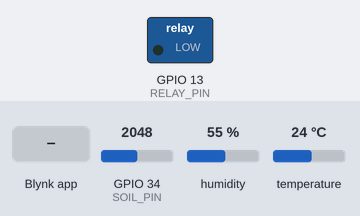
Bench run of a sketch on a simulated ESP32. Parts: switched loads named in the sketch (green lamp = pin HIGH). The inputs (shaded band) are chosen by the test bench; at power-on: GPIO 34 (SOIL_PIN) = 2048, humidity 55 %, temperature 24 °C. WiFi joins after 1.5 s; servers stay silent unless stated; what the sketch prints to the serial monitor is not drawn.

Above: at 3.0 s.
3.1 s: GPIO 34 (SOIL_PIN) set to 2428
9.3 s: GPIO 34 (SOIL_PIN) set to 2551
At 14.9 s:
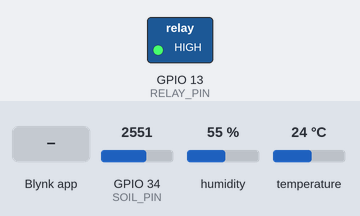
16.8 s: Blynk app writes 0 to V3
At 18.2 s:
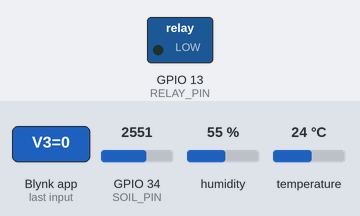
19.8 s: GPIO 34 (SOIL_PIN) set to 2866
Timing chart, 0 to 22.3 s (numbered marks = the images above; inputs shaded):
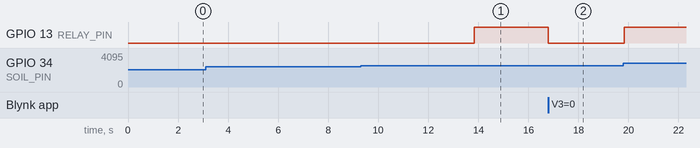

Measured:
- the behaviour switches between 2497 and 2498 on GPIO 34 (SOIL_PIN) (found by bisection; images 0 and 1)
- after the input at 3.1 s, every drawn part: stays the same
- after the input at 9.3 s, GPIO 13 (RELAY_PIN): LOW → HIGH after 4.5 s
- after the input at 16.8 s, GPIO 13 (RELAY_PIN): HIGH → LOW at once

The sketch:

samart.ino
```cpp
#define BLYNK_TEMPLATE_ID "TMPL3-xejFyOH"
#define BLYNK_TEMPLATE_NAME "Smart Irrigation"
#define BLYNK_AUTH_TOKEN "bnkJCgF0Jdjhcx_AQQRh6xcS-8JmesAG"

#include <WiFi.h>
#include <WiFiClient.h>
#include <BlynkSimpleEsp32.h>
#include "DHT.h"

// --- Pin Configuration ---
#define SOIL_PIN 34
#define DHTPIN 4
#define DHTTYPE DHT11
#define RELAY_PIN 13

// --- WiFi Credentials ---
char ssid[] = "ajin";
char pass[] = "kuttapan";

// --- Sensor Objects ---
DHT dht(DHTPIN, DHTTYPE);
BlynkTimer timer;

// --- Send Data Function ---
void sendSensorData() {
  int soilValue = analogRead(SOIL_PIN);
  int soilPercent = map(soilValue, 0, 4095, 100, 0);

  float h = dht.readHumidity();
  float t = dht.readTemperature();

  // --- Check Sensor Validity ---
  if (isnan(h) || isnan(t)) {
    Serial.println("❌ DHT11 Error — Skipping this cycle");
    return;
  }

  // --- Display in Serial Monitor ---
  Serial.print("🌱 Soil: ");
  Serial.print(soilPercent);
  Serial.print("% | 🌡 Temp: ");
  Serial.print(t);
  Serial.print("°C | 💧 Humidity: ");
  Serial.print(h);
  Serial.println("%");

  // --- Send to Blynk ---
  Blynk.virtualWrite(V0, soilPercent);
  Blynk.virtualWrite(V1, t);
  Blynk.virtualWrite(V2, h);

  // --- Pump Control (Fixed Logic + Delay Protection) ---
  static unsigned long lastPumpToggle = 0;
  const unsigned long debounceDelay = 5000;  // avoid relay flickering

  if (millis() - lastPumpToggle > debounceDelay) {
    if (soilPercent < 40) {
      digitalWrite(RELAY_PIN, HIGH);  // ON (if relay active HIGH)
      Blynk.virtualWrite(V3, 1);
      Serial.println("🚰 Pump: ON");
    } else {
      digitalWrite(RELAY_PIN, LOW);   // OFF
      Blynk.virtualWrite(V3, 0);
      Serial.println("🚰 Pump: OFF");
    }
    lastPumpToggle = millis();
  }
}

// --- Manual Pump Control from Blynk ---
BLYNK_WRITE(V3) {
  int pumpControl = param.asInt();
  if (pumpControl == 1) {
    digitalWrite(RELAY_PIN, HIGH);
    Serial.println("🚰 Pump manually turned ON via Blynk");
  } else {
    digitalWrite(RELAY_PIN, LOW);
    Serial.println("🚰 Pump manually turned OFF via Blynk");
  }
}

// --- Setup ---
void setup() {
  Serial.begin(9600);

  pinMode(RELAY_PIN, OUTPUT);
  digitalWrite(RELAY_PIN, LOW);  // OFF initially

  dht.begin();

  Serial.println("🌿 Connecting to WiFi...");
  Blynk.begin(BLYNK_AUTH_TOKEN, ssid, pass);

  timer.setInterval(3000L, sendSensorData);  // every 3 seconds
}

// --- Loop ---
void loop() {
  Blynk.run();
  timer.run();
}
```
